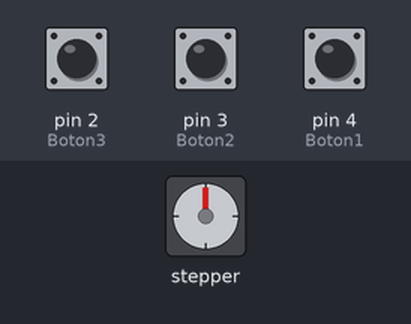
This sketch was run on a simulated Arduino Uno, built with avr-gcc and run on an emulated ATmega328P. On the bench: stepper motor. The test bench sets the inputs (shaded band); at power-on: pin 2 (Boton3) HIGH, pin 3 (Boton2) HIGH, pin 4 (Boton1) HIGH. Stepper angles assume 2048 steps per turn.

Above: at 1.2 s.
1.3 s: pin 2 (Boton3) pulled LOW for 0.15 s
At 1.75 s:
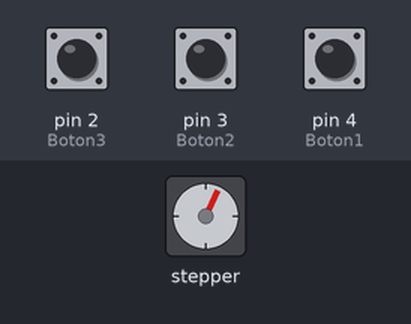
At 2.36 s:
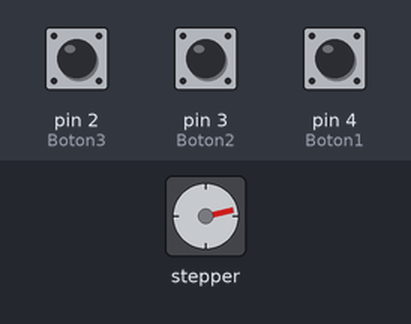
Timing chart, 0 to 16.3 s (numbered marks = the images above; inputs shaded):
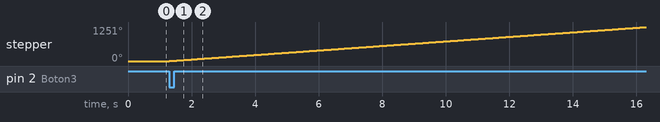

The sketch:

sketch_jun13a.ino
```cpp
#include <Stepper.h>
#define Boton1 4
#define Boton2 3
#define Boton3 2
const int pasos_T = 2048;
Stepper stepper(pasos_T, 8, 10, 9, 11);

void setup() {
  stepper.setSpeed(14);
  pinMode(Boton1, INPUT_PULLUP); //Configura el estado del pin como entrada con pull up
  pinMode(Boton2, INPUT_PULLUP); //Configura el estado del pin como entrada con pull up
  pinMode(Boton3, INPUT_PULLUP); //Configura el estado del pin como entrada con pull up
}

void loop() {

  if(digitalRead(Boton1) == LOW){  //Si se cumple la funcion de if boton
  stepper.step(-11096);
  delay(2000);
  }
  if(digitalRead(Boton2) == LOW){  //Si se cumple la funcion de if boton
  stepper.step(4009);
  delay(2000);
  }
  if(digitalRead(Boton3) == LOW){  //Si se cumple la funcion de if boton
  stepper.step(11096);
  delay(2000);
  }


}
```

Measured:
- after the input at 1.3 s, stepper: keeps turning clockwise at about 83°/s, starting at once
